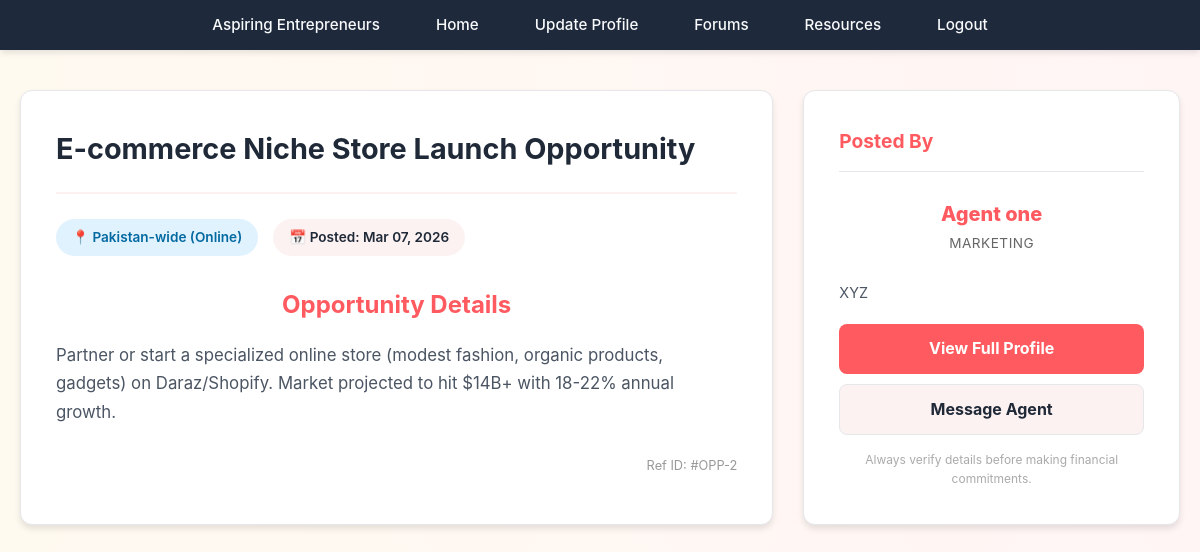
/view_opportunity.php?id=2 (signed in), run on the app's committed database.
### tables this page shows
CREATE TABLE `opportunities` (
  `opportunity_id` int(11) NOT NULL,
  `agent_id` int(11) DEFAULT NULL,
  `title` varchar(200) DEFAULT NULL,
  `description` text DEFAULT NULL,
  `location` varchar(150) DEFAULT NULL,
  `created_at` timestamp NOT NULL DEFAULT current_timestamp()
);

CREATE TABLE `agents` (
  `agent_id` int(11) NOT NULL,
  `full_name` varchar(150) DEFAULT NULL,
  `email` varchar(150) DEFAULT NULL,
  `password` varchar(255) DEFAULT NULL,
  `phone` varchar(20) DEFAULT NULL,
  `expertise_domain` varchar(200) DEFAULT NULL,
  `bio` text DEFAULT NULL,
  `experience_years` int(11) DEFAULT NULL,
  `approval_status` enum('pending','approved','rejected') DEFAULT 'pending',
  `created_at` timestamp NOT NULL DEFAULT current_timestamp()
);

### view_opportunity.php (the view, shortened to what this page needs)
<?php
include "config.php";
$id = intval($_GET['id']);
$query = "SELECT o.*, a.full_name AS agent_name, a.expertise_domain, a.bio, a.agent_id, a.email
          FROM opportunities o
          JOIN agents a ON o.agent_id = a.agent_id
          WHERE o.opportunity_id = $id";
$result = mysqli_query($conn, $query);
$opportunity = mysqli_fetch_assoc($result);
?>
<!DOCTYPE html>
<html lang="en">
<head>
    <link rel="stylesheet" href="./CSS/style.css">
</head>
<body>
<?php include('navbar.php'); ?>
<div class="container">
    <div class="opp-wrapper">
        <main class="opp-main-card">
            <div class="opp-header">
                <h2><?php echo htmlspecialchars($opportunity['title']); ?></h2>
            </div>
            <div class="opp-meta">
                <div class="badge-info badge-location">
                    📍 <?php echo htmlspecialchars($opportunity['location']); ?>
                </div>
                <div class="badge-info">
                    📅 Posted: <?php echo date('M d, Y', strtotime($opportunity['created_at'])); ?>
                </div>
            </div>
            <h3>Opportunity Details</h3>
            <div class="description-box">
                <?php echo nl2br(htmlspecialchars($opportunity['description'])); ?>
            </div>
            <span class="post-date">Ref ID: #OPP-<?php echo $opportunity['opportunity_id']; ?></span>
        </main>
        <aside class="agent-sidebar">
            <h3>Posted By</h3>
            <div class="agent-id-card">
                <span class="agent-name"><?php echo htmlspecialchars($opportunity['agent_name']); ?></span>
                <span class="agent-domain"><?php echo htmlspecialchars($opportunity['expertise_domain']); ?></span>
            </div>
            <p style="font-size: 0.9rem; color: var(--text-secondary); margin-bottom: 20px;">
                <?php echo nl2br(htmlspecialchars($opportunity['bio'])); ?>
            </p>
            <a href="view_agent.php?id=<?php echo $opportunity['agent_id']; ?>" class="sidebar-btn btn-primary-view">
                View Full Profile
            </a>
            <a href="view_agent.php?id=<?php echo $opportunity['agent_id']; ?>#chat" class="sidebar-btn btn-secondary-msg">
                Message Agent
            </a>
            <p style="text-align: center; font-size: 0.75rem; color: #aaa; margin-top: 15px;">
                Always verify details before making financial commitments.
            </p>
        </aside>
    </div>
</div>
</body>
</html>

### CSS/style.css (style rules this page uses)
:root { --primary-color: #ff5a5f; --primary-hover: #e14d52; --secondary-color: #ffcc00; --secondary-hover: #e6b800; --text-primary: #1f2937; --text-secondary: #4b5563; --bg-primary: #ffffff; --bg-secondary: #fdf2f2; --border-color: #e5e7eb; --shadow-sm: 0 1px 2px rgba(0, 0, 0, 0.05); --shadow-md: 0 4px 6px rgba(0, 0, 0, 0.1); --shadow-lg: 0 10px 15px rgba(0, 0, 0, 0.15); }
* { margin: 0; padding: 0; box-sizing: border-box; }
body { font-family: 'Inter', sans-serif; background: linear-gradient(to right, #fffaf0, #fff5f5); color: var(--text-primary); line-height: 1.6; }
h1, h2, h3, h4, h5, h6 { margin-top: 30px; font-weight: 700; text-align: center; margin-bottom: 1rem; color: var(--primary-color); }
h2 { font-size: 2rem; }
h3 { font-size: 1.5rem; }

### view_opportunity.php (style rules this page uses)
.container { margin: 20px; }
.opp-wrapper { display: grid; grid-template-columns: 2fr 1fr; gap: 30px; margin-top: 40px; }
.opp-main-card, .agent-sidebar { background: white; padding: 35px; border-radius: 12px; box-shadow: var(--shadow-md); border: 1px solid var(--border-color); }
.opp-header { border-bottom: 2px solid var(--bg-secondary); margin-bottom: 25px; padding-bottom: 20px; }
.opp-header h2 { text-align: left; margin: 0; color: var(--text-primary); font-size: 1.8rem; }
.opp-meta { display: flex; gap: 15px; margin-bottom: 25px; }
.badge-info { background: var(--bg-secondary); color: var(--text-primary); padding: 8px 16px; border-radius: 50px; font-size: 0.85rem; font-weight: 600; display: flex; align-items: center; gap: 5px; }
.badge-location { background: #e0f2fe; color: #0369a1; }
.description-box { line-height: 1.7; color: var(--text-secondary); font-size: 1.05rem; margin-bottom: 30px; }
.agent-sidebar h3 { text-align: left; font-size: 1.2rem; border-bottom: 1px solid var(--border-color); padding-bottom: 15px; margin-top: 0; }
.agent-id-card { text-align: center; padding: 10px 0; margin-bottom: 15px; }
.agent-name { font-size: 1.25rem; font-weight: 800; color: var(--primary-color); display: block; }
.agent-domain { font-size: 0.85rem; color: #666; text-transform: uppercase; letter-spacing: 0.5px; }
.sidebar-btn { display: block; text-align: center; padding: 12px; border-radius: 8px; text-decoration: none; font-weight: 700; margin-top: 10px; transition: 0.3s; }
.btn-primary-view { background: var(--primary-color); color: white; }
.btn-secondary-msg { background: var(--bg-secondary); color: var(--text-primary); border: 1px solid var(--border-color); }
.post-date { font-size: 0.8rem; color: #999; margin-top: 20px; display: block; text-align: right; }

### data on the page
opportunities: title "E-commerce Niche Store Launch Opportunity", location "Pakistan-wide (Online)", created_at "Mar 07, 2026", description "Partner or start a specialized online store (modest fashion, organic products, gadgets) on Daraz/Shopify. Market projected to hit $14B+ with 18-22% annual growth.", opportunity_id "2", agent.full_name "Agent one", agent.expertise_domain "MARKETING", agent.bio "XYZ"
